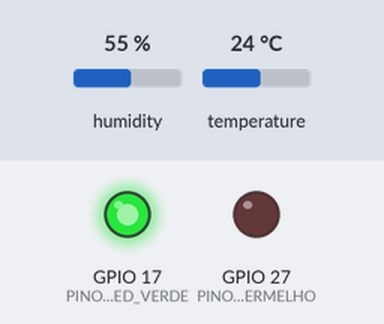
Bench run of a program on a simulated Raspberry Pi (BCM pin numbers). Shown: output pins drawn as LEDs (lit = HIGH). The test bench sets the inputs (shaded band); at power-on: temperature 24 °C, humidity 55 %. The clock reads 2024-03-15 10:24:30 at power-on unless the program sets it; what the program prints to the terminal is not drawn.

Above: at 1.2 s.
1.3 s: temperature set to 28 °C
4.3 s: temperature set to 31 °C
At 5.2 s:
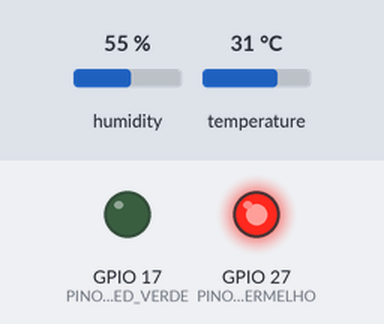
7.3 s: temperature set to 12 °C
At 10.1 s:
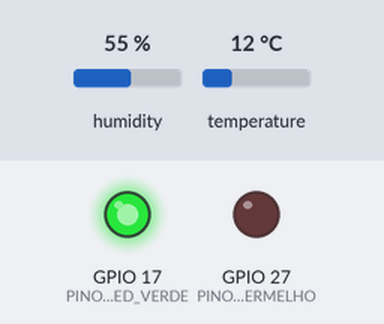
10.7 s: temperature set to 33 °C
At 12.5 s:
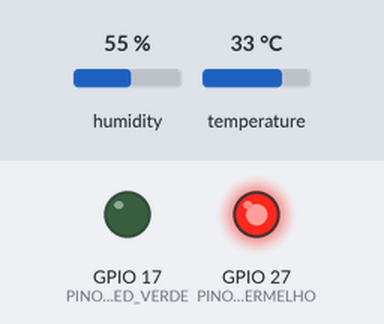
Timing chart, 0 to 14.0 s (numbered marks = the images above; inputs shaded):
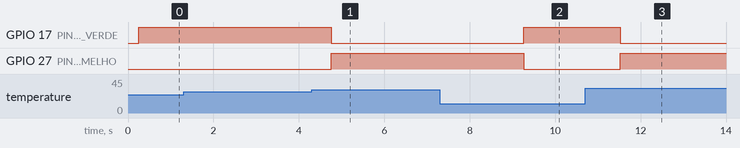

The program:

monitor_temperatura_dht11.py
```python
"""
Monitor de Temperatura Ambiente com DHT11 - Raspberry Pi 4
===========================================================
Sensor: DHT11 (pino de dados no GPIO 4)
LED Verde: GPIO 17  (temperatura < 30°C)
LED Vermelho: GPIO 27 (temperatura >= 30°C)

Conexões:
  DHT11:
    VCC  -> 3.3V (pino 1)
    DATA -> GPIO 4 (pino 7)
    GND  -> GND (pino 6)
  LED Verde:
    Anodo (+)  -> Resistor 220Ω -> GPIO 17 (pino 11)
    Catodo (-) -> GND
  LED Vermelho:
    Anodo (+)  -> Resistor 220Ω -> GPIO 27 (pino 13)
    Catodo (-) -> GND

Dependências (executar no terminal do Raspberry Pi):
  sudo apt-get update && sudo apt-get install -y libgpiod2
  sudo pip3 install adafruit-blinka
  sudo pip3 install adafruit-circuitpython-dht
"""

import time
import board
import adafruit_dht
import RPi.GPIO as GPIO

# ─────────────────────────────────────────────
#  CONFIGURAÇÃO DOS PINOS
# ─────────────────────────────────────────────
PINO_DHT     = board.D4    # GPIO 4  - dados do DHT11
PINO_LED_VERDE    = 17     # GPIO 17 - LED verde
PINO_LED_VERMELHO = 27     # GPIO 27 - LED vermelho

LIMITE_TEMPERATURA = 30.0  # graus Celsius
INTERVALO_LEITURA  = 2     # segundos entre leituras

# ─────────────────────────────────────────────
#  INICIALIZAÇÃO
# ─────────────────────────────────────────────
GPIO.setmode(GPIO.BCM)
GPIO.setwarnings(False)
GPIO.setup(PINO_LED_VERDE, GPIO.OUT)
GPIO.setup(PINO_LED_VERMELHO, GPIO.OUT)

# Inicia com ambos os LEDs apagados
GPIO.output(PINO_LED_VERDE, GPIO.LOW)
GPIO.output(PINO_LED_VERMELHO, GPIO.LOW)

# Inicializa o sensor DHT11
sensor = adafruit_dht.DHT11(PINO_DHT)


def exibir_cabecalho():
    """Exibe o cabeçalho do monitor no terminal."""
    print("=" * 50)
    print("  MONITOR DE TEMPERATURA AMBIENTE - DHT11")
    print("  Raspberry Pi 4")
    print(f"  Limite: {LIMITE_TEMPERATURA}°C")
    print("=" * 50)
    print(f"{'Hora':<12} {'Temp (°C)':<12} {'Umid (%)':<12} {'Status'}")
    print("-" * 50)


def atualizar_leds(temperatura):
    """
    Controla os LEDs com base na temperatura:
      - Abaixo de 30°C  → LED verde LIGADO, vermelho DESLIGADO
      - 30°C ou acima   → LED verde DESLIGADO, vermelho LIGADO
    """
    if temperatura < LIMITE_TEMPERATURA:
        GPIO.output(PINO_LED_VERDE, GPIO.HIGH)
        GPIO.output(PINO_LED_VERMELHO, GPIO.LOW)
        return "🟢 NORMAL"
    else:
        GPIO.output(PINO_LED_VERDE, GPIO.LOW)
        GPIO.output(PINO_LED_VERMELHO, GPIO.HIGH)
        return "🔴 ALERTA!"


def main():
    """Loop principal de monitoramento."""
    exibir_cabecalho()

    try:
        while True:
            try:
                temperatura = sensor.temperature
                umidade = sensor.humidity

                if temperatura is not None and umidade is not None:
                    status = atualizar_leds(temperatura)
                    hora_atual = time.strftime("%H:%M:%S")
                    print(f"{hora_atual:<12} {temperatura:<12.1f} {umidade:<12.1f} {status}")
                else:
                    print(f"{time.strftime('%H:%M:%S'):<12} {'---':<12} {'---':<12} Leitura inválida")

            except RuntimeError as erro:
                # O DHT11 pode falhar ocasionalmente, isso é normal
                print(f"{time.strftime('%H:%M:%S'):<12} Erro na leitura: {erro}")

            time.sleep(INTERVALO_LEITURA)

    except KeyboardInterrupt:
        print("\n" + "=" * 50)
        print("  Monitoramento encerrado pelo usuário.")
        print("=" * 50)

    finally:
        # Desliga os LEDs e limpa os GPIOs
        GPIO.output(PINO_LED_VERDE, GPIO.LOW)
        GPIO.output(PINO_LED_VERMELHO, GPIO.LOW)
        GPIO.cleanup()
        sensor.exit()
        print("  GPIOs liberados. Até logo!")


if __name__ == "__main__":
    main()
```

Measured:
- the behaviour switches between 29 and 30 °C on temperature (found by bisection; images 0 and 1)
- after the input at 1.3 s, every drawn part: stays the same
- after the input at 4.3 s, GPIO 17 (PINO_LED_VERDE): HIGH → LOW after 0.46 s; GPIO 27 (PINO_LED_VERMELHO): LOW → HIGH after 0.46 s
- after the input at 7.3 s, GPIO 17 (PINO_LED_VERDE): LOW → HIGH after 2.0 s; GPIO 27 (PINO_LED_VERMELHO): HIGH → LOW after 2.0 s
- after the input at 10.7 s, GPIO 17 (PINO_LED_VERDE): HIGH → LOW after 0.82 s; GPIO 27 (PINO_LED_VERMELHO): LOW → HIGH after 0.82 s
